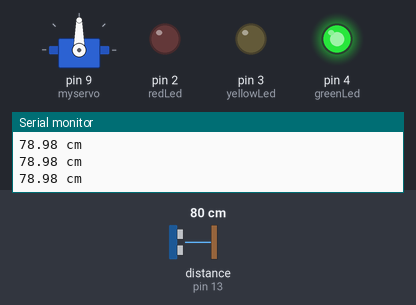
Simulated run of this sketch. Board: Arduino Uno, built with avr-gcc and run on an emulated ATmega328P. On the bench: servo, output pins drawn as LEDs (lit = HIGH), the last lines printed to the serial monitor. Wiring (inferred from the names in the program): ultrasonic range finder: trigger pin 12; echo pin 13. Dashed ring = blinking. The inputs (shaded band) are chosen by the test bench; at power-on: distance to the obstacle (sensor on pin 13) 80 cm. The echo pulse lasts 58.3 µs per cm; pins used as bus, display or sensor lines are not drawn.

Above: at 1.2 s.
1.3 s: distance to the obstacle (sensor on pin 13) set to 33 cm
2.8 s: distance to the obstacle (sensor on pin 13) set to 28 cm
At 3.7 s:
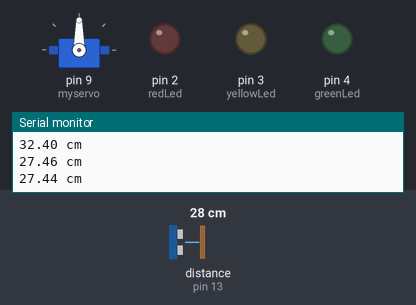
4.6 s: distance to the obstacle (sensor on pin 13) set to 22 cm
6.1 s: distance to the obstacle (sensor on pin 13) set to 18 cm
At 6.57 s:
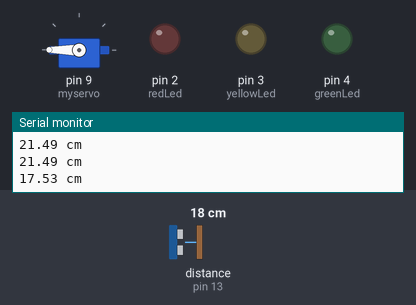
At 7.02 s:
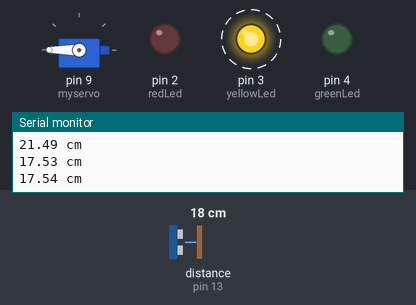
9.1 s: distance to the obstacle (sensor on pin 13) set to 12 cm
12.1 s: distance to the obstacle (sensor on pin 13) set to 9 cm
At 12.44 s:
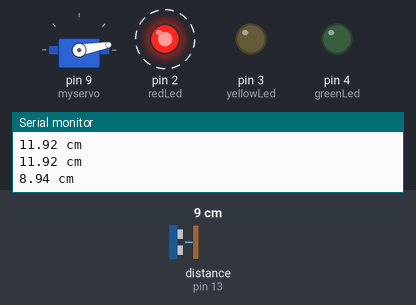
Timing chart, 0 to 18.2 s (numbered marks = the images above; inputs shaded):
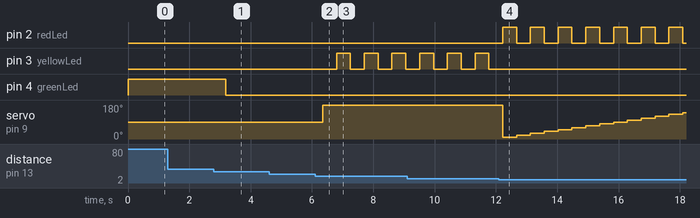

The sketch:

ultrasonic_servo_led.ino
```cpp
/*
 * Ultrasonic distance sensor – separate script
 * Servo uses full range 0° to 180°.
 *
 * - Below 10 cm:  red LED blinks, servo continuously sweeps 0° <-> 180°
 * - Below 20 cm:  yellow LED blinks, servo -> 180°
 * - 30 cm or above: green LED always on, servo -> 90°
 *
 * Note: Standard servos only rotate 0–180°. For true 360° continuous
 * spin you need a continuous-rotation servo (different part).
 *
 * Wiring:
 * - HC-SR04: Trig -> 12, Echo -> 13, VCC -> 5V, GND -> GND
 * - LEDs (220 Ω): Red -> 2, Yellow -> 3, Green -> 4
 * - Servo: signal -> 9, VCC -> 5V, GND -> GND
 */

#include <Servo.h>

Servo myservo;

const int trigPin = 12;
const int echoPin = 13;
const int redLed = 2;
const int yellowLed = 3;
const int greenLed = 4;

const int SERVO_MIN = 0;
const int SERVO_MAX = 180;

float duration;
float distance;  // in cm

const unsigned long BLINK_INTERVAL_MS = 300;
unsigned long lastBlinkTime = 0;
bool blinkState = false;

// Continuous sweep when red is on: angle and step (degrees per loop)
int sweepAngle = 0;
int sweepStep = 10;

void setup() {
  Serial.begin(9600);

  pinMode(trigPin, OUTPUT);
  pinMode(echoPin, INPUT);
  pinMode(redLed, OUTPUT);
  pinMode(yellowLed, OUTPUT);
  pinMode(greenLed, OUTPUT);

  myservo.attach(9);
  myservo.write(90);  // start at 90°

  Serial.println("Ultrasonic + Servo: red=sweep 0-180, yellow=180, green=90");
}

void loop() {
  // Trigger ultrasonic pulse
  digitalWrite(trigPin, LOW);
  delayMicroseconds(2);
  digitalWrite(trigPin, HIGH);
  delayMicroseconds(10);
  digitalWrite(trigPin, LOW);

  duration = pulseIn(echoPin, HIGH);
  distance = (duration * 0.034) / 2;  // distance in cm

  Serial.print(distance);
  Serial.println(" cm");

  // Update blink state for red/yellow
  unsigned long now = millis();
  if (now - lastBlinkTime >= BLINK_INTERVAL_MS) {
    lastBlinkTime = now;
    blinkState = !blinkState;
  }

  digitalWrite(redLed, LOW);
  digitalWrite(yellowLed, LOW);
  digitalWrite(greenLed, LOW);

  if (distance < 10.0) {
    digitalWrite(redLed, blinkState ? HIGH : LOW);
    // Continuously sweep full range 0° <-> 180° while red is on
    sweepAngle += sweepStep;
    if (sweepAngle >= SERVO_MAX) {
      sweepAngle = SERVO_MAX;
      sweepStep = -10;
    } else if (sweepAngle <= SERVO_MIN) {
      sweepAngle = SERVO_MIN;
      sweepStep = 10;
    }
    myservo.write(sweepAngle);
  } else if (distance < 20.0) {
    digitalWrite(yellowLed, blinkState ? HIGH : LOW);
    myservo.write(SERVO_MAX);   // 180°
  } else if (distance >= 30.0) {
    digitalWrite(greenLed, HIGH);
    myservo.write(90);          // 90° (middle of 0–180)
  } else {
    // Between 20 and 30 cm: no LED, hold at 90°
    myservo.write(90);
  }

  delay(450);
}
```

Measured:
- the behaviour switches between 31 and 30 cm on distance to the obstacle (sensor on pin 13) (found by bisection; images 0 and 1)
- the behaviour switches between 21 and 20 cm on distance to the obstacle (sensor on pin 13) (found by bisection; images 1 and 2)
- the behaviour switches between 11 and 10 cm on distance to the obstacle (sensor on pin 13) (found by bisection; images 3 and 4)
- after the input at 2.8 s, pin 4 (greenLed): HIGH → LOW after 0.38 s
- after the input at 6.1 s, pin 3 (yellowLed): alternates HIGH for 0.45 s and LOW for 0.45 s, starting after 0.70 s; servo on pin 9 (myservo): 90° → 180° after 0.25 s
- after the input at 12.1 s, pin 2 (redLed): alternates HIGH for 0.45 s and LOW for 0.45 s, starting after 0.12 s; pin 3 (yellowLed): stops changing and stays LOW; servo on pin 9 (myservo): 180° → 10° after 0.12 s, → 20° 0.45 s later, → 30° 0.45 s later, → 40° 0.45 s later, … (14 changes in this stretch)
